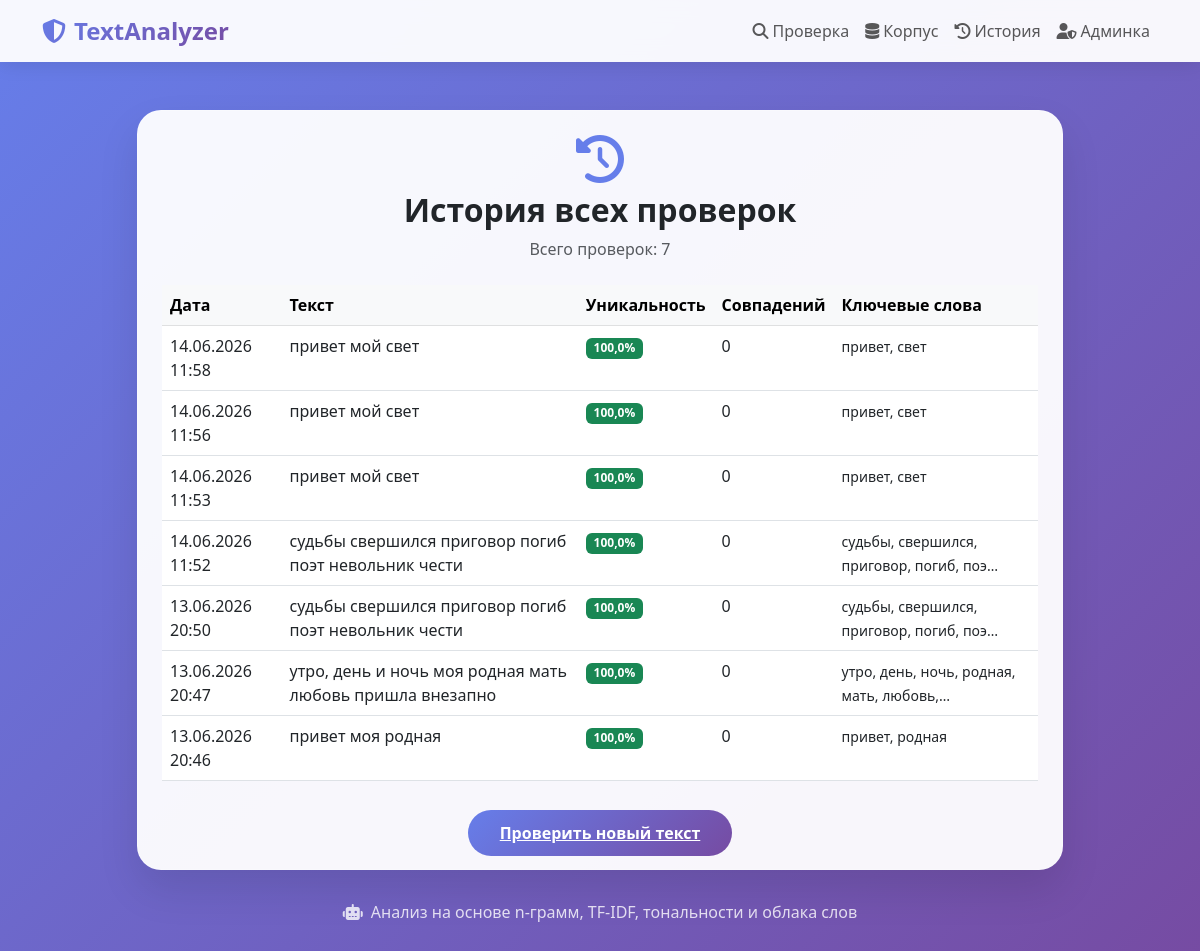
The page /history/ on the database its author committed.
### core/models.py (models this page shows, shortened)
class CheckHistory(models.Model):
    text_checked = models.TextField()
    uniqueness_score = models.FloatField()
    matched_count = models.IntegerField(default=0)
    keywords = models.TextField(blank=True, default='')
    stats = models.TextField(blank=True, default='')
    created_at = models.DateTimeField(auto_now_add=True)

### analyzer/views.py (the view)
# urls.py: path('history/', views.history, name='history'),
def history(request):
    all_history = CheckHistory.objects.all().order_by('-created_at')
    return render(request, 'analyzer/history.html', {'history': all_history})

### analyzer/templates/analyzer/history.html
{% extends 'analyzer/base.html' %}
{% block content %}
<div class="row justify-content-center animate">
    <div class="col-lg-10">
        <div class="glass-card p-4">
            <div class="text-center mb-4">
                <i class="fas fa-history fa-3x" style="color: #667eea;"></i>
                <h2 class="fw-bold mt-2">История всех проверок</h2>
                <p class="text-muted">Всего проверок: {{ history|length }}</p>
            </div>
            {% if history %}
                <div class="table-responsive">
                    <table class="table table-hover">
                        <thead class="table-light">
                            <tr>
                                <th>Дата</th>
                                <th>Текст</th>
                                <th>Уникальность</th>
                                <th>Совпадений</th>
                                <th>Ключевые слова</th>
                            </tr>
                        </thead>
                        <tbody>
                            {% for check in history %}
                            <tr>
                                <td>{{ check.created_at|date:"d.m.Y H:i" }}</td>
                                <td>{{ check.text_checked|truncatechars:60 }}</td>
                                <td>
                                    <span class="badge
                                        {% if check.uniqueness_score >= 80 %}bg-success
                                        {% elif check.uniqueness_score >= 50 %}bg-warning
                                        {% else %}bg-danger{% endif %}">
                                        {{ check.uniqueness_score }}%
                                    </span>
                                </td>
                                <td>{{ check.matched_count }}</td>
                                <td><small>{{ check.keywords|truncatechars:40 }}</small></td>
                            </tr>
                            {% endfor %}
                        </tbody>
                    </table>
                </div>
            {% else %}
                <div class="text-center py-5">
                    <i class="fas fa-folder-open fa-3x text-muted mb-3"></i>
                    <p>История проверок пуста</p>
                    <a href="/" class="btn-gradient mt-2">Проверить текст</a>
                </div>
            {% endif %}
            <div class="text-center mt-4">
                <a href="/" class="btn-gradient">Проверить новый текст</a>
            </div>
        </div>
    </div>
</div>
{% endblock %}

### analyzer/templates/analyzer/base.html (shortened to what this page needs)
<!DOCTYPE html>
<html lang="ru">
<head>
    <link href="https://cdn.jsdelivr.net/npm/bootstrap@5.3.0/dist/css/bootstrap.min.css" rel="stylesheet">
    <link rel="stylesheet" href="https://cdnjs.cloudflare.com/ajax/libs/font-awesome/6.4.0/css/all.min.css">
</head>
<body>
    <nav class="navbar navbar-expand-lg glass-nav sticky-top">
        <div class="container">
            <a class="navbar-brand" href="/">
                <i class="fas fa-shield-alt me-2"></i>TextAnalyzer
            </a>
            <div class="navbar-nav ms-auto">
                <a class="nav-link" href="/"><i class="fas fa-search me-1"></i>Проверка</a>
                <a class="nav-link" href="/core/"><i class="fas fa-database me-1"></i>Корпус</a>
                <a class="nav-link" href="/history/"><i class="fas fa-history me-1"></i>История</a>
                <a class="nav-link" href="/admin/"><i class="fas fa-user-shield me-1"></i>Админка</a>
            </div>
        </div>
    </nav>
    <main class="container mt-5">
        {% block content %}{% endblock %}
    </main>
    <footer class="footer">
        <p><i class="fas fa-robot me-2"></i>Анализ на основе n-грамм, TF-IDF, тональности и облака слов</p>
    </footer>
</body>
</html>

### analyzer/templates/analyzer/base.html (style rules this page uses)
* { margin: 0; padding: 0; box-sizing: border-box; }
body { font-family: 'Segoe UI', Tahoma, Geneva, Verdana, sans-serif; background: linear-gradient(135deg, #667eea 0%, #764ba2 100%); min-height: 100vh; }
.glass-nav { background: rgba(255, 255, 255, 0.95); backdrop-filter: blur(10px); box-shadow: 0 2px 20px rgba(0,0,0,0.1); }
.navbar-brand { font-weight: 800; font-size: 1.5rem; background: linear-gradient(135deg, #667eea, #764ba2); -webkit-background-clip: text; background-clip: text; color: transparent !important; }
.glass-card { background: rgba(255, 255, 255, 0.95); border-radius: 24px; box-shadow: 0 20px 40px rgba(0,0,0,0.1); border: 1px solid rgba(255,255,255,0.2); transition: transform 0.3s; }
.btn-gradient { background: linear-gradient(135deg, #667eea, #764ba2); border: none; color: white; font-weight: 600; padding: 12px 32px; border-radius: 40px; transition: all 0.3s; }
.footer { text-align: center; padding: 30px; color: rgba(255,255,255,0.8); }
.animate { animation: fadeInUp 0.6s ease-out; }

### rows shown on the page
CheckHistory: created_at "14.06.2026 11:58", text_checked "привет мой свет", uniqueness_score "100,0", matched_count "0", keywords "привет, свет"
CheckHistory: created_at "14.06.2026 11:56", text_checked "привет мой свет", uniqueness_score "100,0", matched_count "0", keywords "привет, свет"
CheckHistory: created_at "14.06.2026 11:53", text_checked "привет мой свет", uniqueness_score "100,0", matched_count "0", keywords "привет, свет"
CheckHistory: created_at "14.06.2026 11:52", text_checked "судьбы свершился приговор погиб поэт невольник чести", uniqueness_score "100,0", matched_count "0", keywords "судьбы, свершился, приговор, погиб, поэ…"
CheckHistory: created_at "13.06.2026 20:50", text_checked "судьбы свершился приговор погиб поэт невольник чести", uniqueness_score "100,0", matched_count "0", keywords "судьбы, свершился, приговор, погиб, поэ…"
CheckHistory: created_at "13.06.2026 20:47", text_checked "утро, день и ночь моя родная мать любовь пришла внезапно", uniqueness_score "100,0", matched_count "0", keywords "утро, день, ночь, родная, мать, любовь,…"
CheckHistory: created_at "13.06.2026 20:46", text_checked "привет моя родная", uniqueness_score "100,0", matched_count "0", keywords "привет, родная"

### other values the page prints
{{ history|length }} "7"
